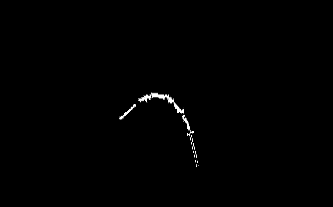
#> input picture sandbox/LineExtraction/images/test21.png, 333 x 207 px
$ python laneDetection.py   (older library calls are emulated)
#> lines starting #> are read from the running program, lines starting #| are printed output that depends on the picture; after the words box and inside, x2 and y2 are one past the last pixel; in counts of white or black regions, pixels touching at a corner belong together
#Stuff to do:
# Fit both f(x) and f(y) -- done
# Change regression model -- not neccessary
# Find R^2 -- done
#Fix classification of contours -- currently only the first one goes into list 2. we need to do that till we have an element in list 2 -- done
#Order/sort all contours by lowest x (figure this out pls)
#Consider comparing by x values too wihle sorting countours as left and right.
import numpy as np
import pandas as pd
import cv2
import os
import glob
import matplotlib.pyplot as plt
import pickle
import math
from sklearn.metrics import r2_score
from sklearn.metrics import mean_squared_error
import imutils
import time


# [207 lines of commented-out code are left out]
class contourObject:

	def __init__(self, contour, extLeft, extRight, midpoint):
		self.contour = contour
		self.extLeft = extLeft
		self.extRight = extRight
		self.midpoint = midpoint

im = cv2.imread("images/test21.png")
#> im is the input picture: shape (207, 333, 3); min 0, max 255, mean 1.3
scale_percent = 400 # percent of original size
width = int(im.shape[1] * scale_percent / 100)
#> width = 1332
height = int(im.shape[0] * scale_percent / 100)
#> height = 828
dim = (width, height)
#> dim = (1332, 828)
# resize image
im = cv2.resize(im, dim, interpolation = cv2.INTER_AREA)
#> im: shape (828, 1332, 3)
t0 = time.time()
height = np.size(im, 0)
width = np.size(im, 1)
# plt.imshow(im)
# plt.show()
imgray = cv2.cvtColor(im, cv2.COLOR_BGR2GRAY)

# [7 lines of commented-out code are left out]
ret, thresh = cv2.threshold(imgray, 127, 255, 0)
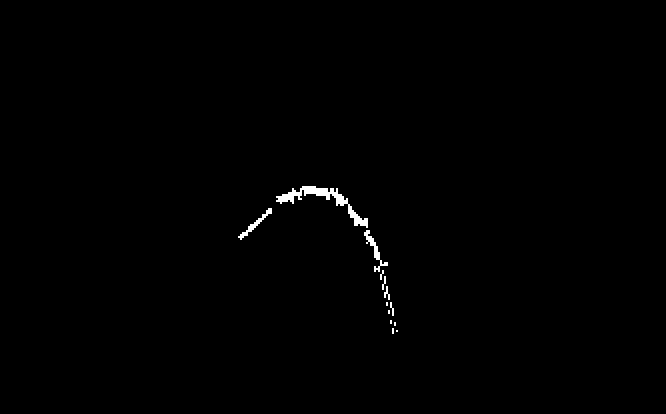
#> thresh: shape (828, 1332) (shown at 1/2 size); 0.49% white; 13 white regions (1 under 20 px)
im2, contours, hierarchy = cv2.findContours(thresh, cv2.RETR_TREE, cv2.CHAIN_APPROX_SIMPLE)
#> contours = 13 contours, 1 with area under 20; largest, box (x1, y1, x2, y2) and area: (552, 372, 736, 456) 2800, (728, 460, 776, 544) 741, (476, 416, 544, 480) 633, (768, 572, 780, 600) 115, (780, 604, 788, 632) 78
# [5 lines of commented-out code are left out]

x = 0;
noElementInList2 = True


array1 = []
array2 = []


arr1XMid = 0
arr1YMid = 0
arr1ExtLeft = 0#tuple(c[c[:, :, 0].argmin()][0])
arr1ExtRight = 0#tuple(c[c[:, :, 0].argmax()][0])
arr2XMid = 0
arr2YMid = 0
arr2ExtLeft = 0#tuple(c[c[:, :, 0].argmin()][0])
arr2ExtRight = 0#tuple(c[c[:, :, 0].argmax()][0])


array1x = []
array1y = []
array2x = []
array2y = []

# [46 lines of commented-out code are left out]

for cnt in contours:
	# if cv2.arcLength(cnt, True) < 67 or cv2.contourArea(cnt) < 34.0:
	#  	continue
	currExtLeft = tuple(cnt[cnt[:, :, 0].argmin()][0])
	currExtRight = tuple(cnt[cnt[:, :, 0].argmax()][0])
	xVal = 0
	yVal = 0
	points = 0
	for pointA in cnt:
		xVal = xVal + pointA[0][0]
		yVal = yVal + pointA[0][1]
		points = points+1
	xVal = xVal/points
	yVal = yVal/points
	cv2.circle(im, (xVal, yVal), 7, (255, 255, 255), -1)
	if x == 0:
		# [5 lines of commented-out code are left out]
		array1.append(contourObject(cnt, currExtLeft, currExtRight, [xVal, yVal]))

		# cv2.drawContours(im, [cnt],0,(0,255,0),2)
		# array1.append([cnt])
	else:
		if noElementInList2:
			# print(((arr1XMid - xVal) ** 2 + (arr1YMid - yVal) ** 2) ** 0.5)
			lowestDist = float("inf")
			for cntObj in array1:
				distListArr1 = [((cntObj.midpoint[0] - xVal) ** 2 + (cntObj.midpoint[1] - yVal) ** 2) ** 0.5 ,
				((cntObj.extRight[0] - currExtLeft[0]) ** 2 + (cntObj.extRight[1] - currExtLeft[1]) ** 2) ** 0.5,
				((cntObj.extLeft[0] - currExtRight[0]) ** 2 + (cntObj.extLeft[1] - currExtRight[1]) ** 2) ** 0.5]
				print(distListArr1)
				lowestDist = min([lowestDist, min(distListArr1)])
			print("Lowest Distance: ",lowestDist)
			#print(min(distListArr1))
			#print(((arr1ExtRight[0] - currExtLeft[0]) ** 2 + (arr1ExtRight[1] - currExtLeft[1]) ** 2) ** 0.5)
			#print(arr1ExtRight)

			if  lowestDist > 140:
				# print(((arr1XMid - xVal) ** 2 + (arr1YMid - yVal) ** 2) ** 0.5)
				array2.append(contourObject(cnt, currExtLeft, currExtRight, [xVal, yVal]))
				# [4 lines of commented-out code are left out]
				noElementInList2 = False
			else:
				array1.append(contourObject(cnt, currExtLeft, currExtRight, [xVal, yVal]))
				# [4 lines of commented-out code are left out]
		else:

			lowestDist1 = float("inf")
			for cntObj in array1:
				distListArr1 = [((cntObj.midpoint[0] - xVal) ** 2 + (cntObj.midpoint[1] - yVal) ** 2) ** 0.5 ,
				((cntObj.extRight[0] - currExtLeft[0]) ** 2 + (cntObj.extRight[1] - currExtLeft[1]) ** 2) ** 0.5,
				((cntObj.extLeft[0] - currExtRight[0]) ** 2 + (cntObj.extLeft[1] - currExtRight[1]) ** 2) ** 0.5]
				lowestDist1 = min([lowestDist1, min(distListArr1)])
			# distListArr1 = [((arr1XMid - xVal) ** 2 + (arr1YMid - yVal) ** 2) ** 0.5 ,
			# ((arr1ExtRight[0] - currExtLeft[0]) ** 2 + (arr1ExtRight[1] - currExtLeft[1]) ** 2) ** 0.5,
			# ((arr1ExtLeft[0] - currExtRight[0]) ** 2 + (arr1ExtLeft[1] - currExtRight[1]) ** 2) ** 0.5]


			lowestDist2 = float("inf")
			for cntObj in array2:
				distListArr2 = [((cntObj.midpoint[0] - xVal) ** 2 + (cntObj.midpoint[1] - yVal) ** 2) ** 0.5 ,
				((cntObj.extRight[0] - currExtLeft[0]) ** 2 + (cntObj.extRight[1] - currExtLeft[1]) ** 2) ** 0.5,
				((cntObj.extLeft[0] - currExtRight[0]) ** 2 + (cntObj.extLeft[1] - currExtRight[1]) ** 2) ** 0.5]
				lowestDist2 = min([lowestDist2, min(distListArr2)])
			# distListArr2 = [((arr2XMid - xVal) ** 2 + (arr2YMid - yVal) ** 2) ** 0.5 ,
			# ((arr2ExtRight[0] - currExtLeft[0]) ** 2 + (arr2ExtRight[1] - currExtLeft[1]) ** 2) ** 0.5,
			# ((arr2ExtLeft[0] - currExtRight[0]) ** 2 + (arr2ExtLeft[1] - currExtRight[1]) ** 2) ** 0.5]
			# print(((arr1XMid - xVal) ** 2 + (arr1YMid - yVal) ** 2) ** 0.5)

			if lowestDist1 > lowestDist2:
				array2.append(contourObject(cnt, currExtLeft, currExtRight, [xVal, yVal]))
				# [5 lines of commented-out code are left out]
			else:
				array1.append(contourObject(cnt, currExtLeft, currExtRight, [xVal, yVal]))
				# [4 lines of commented-out code are left out]

	x = x + 1
#> this loop made 13 passes
#> (xVal, yVal) on pass 13: (647.4, 402.8)
#> (xVal, yVal, noElementInList2) on pass 12: (508.2, 450, False)
#> (printed output is left out)
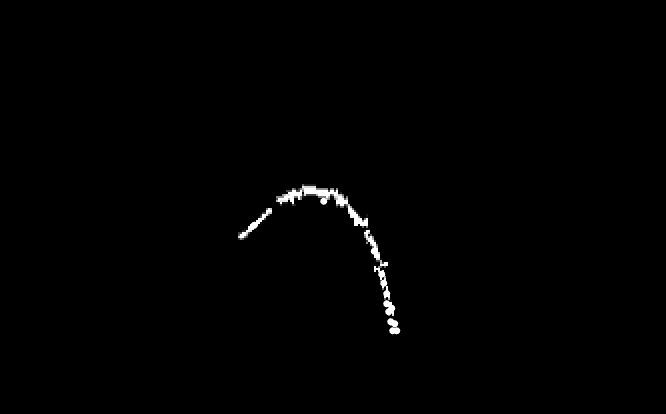
#> im: shape (828, 1332, 3) (shown at 1/2 size); min 0, max 255, mean 1.5
#> after the loop, array1 = 12 items; array2 = 1 item; lowestDist = 188.7; noElementInList2 = False; x = 13

# [20 lines of commented-out code are left out]
print("-----------------------------------------------")
for cntObj in array1:
	cv2.drawContours(im, [cntObj.contour],0,(255,0,0),2)
	# print(cnt.size)
	for pointA in cntObj.contour:
		array1x.append(pointA[0][0])
		array1y.append(pointA[0][1])
#> this loop made 12 passes
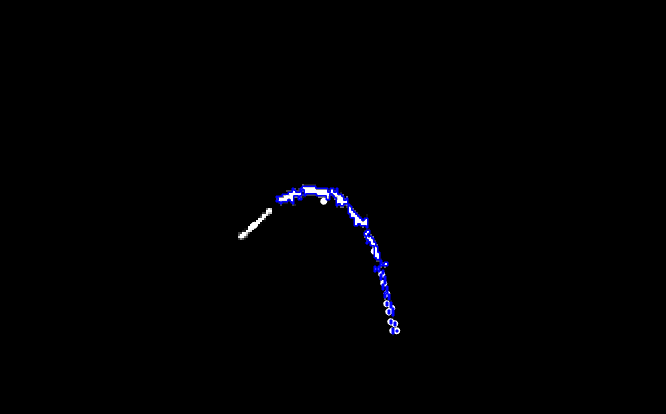
#> im: shape (828, 1332, 3) (shown at 1/2 size); 0.37% of pixels changed, all inside (x1, y1, x2, y2) = (551, 371, 797, 669)
#> after the loop, array1x = 312 values, max 795 at index 2, min 552 at index 167, mean 700.8; array1y = 312 values, max 667 at index 5, min 372 at index 146, mean 471.7
		# print(cnt)
		# array1.append([cnt])
for cntObj in array2:
	cv2.drawContours(im, [cntObj.contour],0,(0,0,255),2)
	for pointA in cntObj.contour:
		array2x.append(pointA[0][0])
		array2y.append(pointA[0][1])
#> this loop made 1 pass
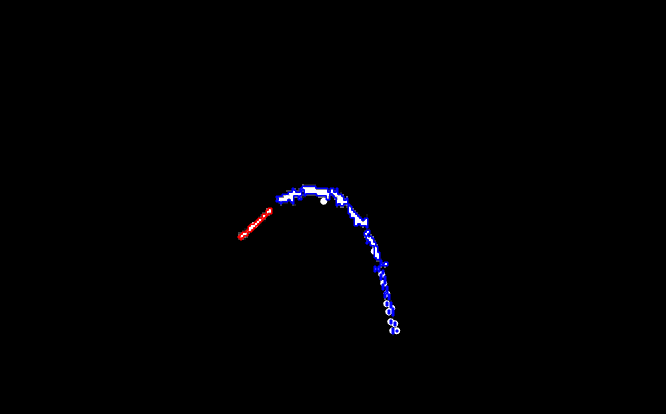
#> im: shape (828, 1332, 3) (shown at 1/2 size); 0.07% of pixels changed, all inside (x1, y1, x2, y2) = (475, 415, 545, 481)
#> after the loop, array2x = 76 values, max 543 at index 74, min 476 at index 33, mean 508.2; array2y = 76 values, max 479 at index 37, min 416 at index 0, mean 450
		# print(cnt)
		# array1.append([cnt])


cv2.drawContours(im, [contours[2]],0,(0,255,0),2)
#> im: shape (828, 1332, 3); 0.01% of pixels changed, all inside (x1, y1, x2, y2) = (787, 643, 793, 653)
# cv2.imshow("", im)
# cv2.waitKey(0);

# print(len(array1x))
# print(array1y)
l_funcx_points = []
l_funcx_ypred = []

l_funcy_points = []
l_funcy_xpred = []

r_funcx_points = []
r_funcx_ypred = []

r_funcy_points = []
r_funcy_xpred = []


# [8 lines of commented-out code are left out]


if len(array1x) > 0:

	#fit y = x^2
	l = np.polyfit(array1x, array1y, 2)
#> l = [0.0103, -12.95, 4441.2]
	x1 = np.linspace(0, width, 400)
#> x1 = 400 values from 0 to 1332
	for i in x1:
		# y1 = l[0] * i**5 + l[1] * i**4 + l[2] * i**3 + l[3] * i**2 + l[4] * i + l[5]
		y1 = l[0] * i**2 + l[1] * i**1 + l[2]
		# y1 = l[0] * i + l[1]
		if y1 < height and y1 > 0:
			l_funcx_points.append([i, y1])
#> this loop made 400 passes
#> y1 on passes 1 to 3: 4441.2, 4398.1, 4355.2
#> after the loop, l_funcx_points = 126 pairs, first value 420.6 to 837.9, second value 366.5 to 815.6
	for i in array1x:
		y1 = l[0] * i**2 + l[1] * i**1 + l[2]
		# y1 = l[0] * i**5 + l[1] * i**4 + l[2] * i**3 + l[3] * i**2 + l[4] * i + l[5]
		# y1 = l[0] * i + l[1]
		l_funcx_ypred.append(y1)
#> this loop made 312 passes
#> (i, y1) on passes 1 to 3: (792, 639.8), (792, 639.8), (795, 650)
#> after the loop, l_funcx_ypred = 312 values, max 650 at index 2, min 366.5 at index 211, mean 471.7


	#fit x = y^2 -- for hairpin
	l = np.polyfit(array1y, array1x, 2)  #Switched for hairpin
#> l = [-0.00344, 4.13, -459]
	y1 = np.linspace(0, height, 400)
#> y1 = 400 values from 0 to 828
	for i in y1:
		x1 = l[0] * i**2 + l[1] * i**1 + l[2]
		# x1 = l[0] * i**5 + l[1] * i**4 + l[2] * i**3 + l[3] * i**2 + l[4] * i + l[5]
		# x1 = l[0] * i + l[1]
		if x1 < width and x1 > 0:
			l_funcy_points.append([x1, i]) #Switched for hairpin
#> this loop made 400 passes
#> x1 on passes 1 to 3: -459, -450.4, -441.9
#> after the loop, l_funcy_points = 340 pairs, first value 2.31 to 783.4, second value 124.5 to 828
	for i in array1y:
		x1 = l[0] * i**2 + l[1] * i**1 + l[2]
		# x1 = l[0] * i**5 + l[1] * i**4 + l[2] * i**3 + l[3] * i**2 + l[4] * i + l[5]
		# x1 = l[0] * i + l[1]
		l_funcy_xpred.append(x1)
#> this loop made 312 passes
#> (i, x1) on passes 1 to 3: (660, 771.6), (663, 770.3), (663, 770.3)
#> after the loop, l_funcy_xpred = 312 values, max 783.4 at index 44, min 602.8 at index 146, mean 700.8

	# [8 lines of commented-out code are left out]

	if mean_squared_error(array1y, l_funcx_ypred) < mean_squared_error(array1x, l_funcy_xpred):
		l_points = np.array(l_funcx_points, dtype=np.int32)
#> l_points = 126 pairs, first value 420 to 837, second value 366 to 815
		cv2.polylines(im, [l_points], 0, (255,0,0))
	else:
		l_points = np.array(l_funcy_points, dtype=np.int32)
		cv2.polylines(im, [l_points], 0, (255,0,0))


if len(array2x) > 0:

	#fit y = x^2
	r = np.polyfit(array2x, array2y, 2)
#> r = [-0.00233, 1.51, 287.3]
	x2 = np.linspace(0, width, 400)
#> x2 = 400 values from 0 to 1332
	for i in x2:
		y2 = r[0] * i**2 + r[1] * i**1 + r[2]
		# y2 = r[0] * i**5 + r[1] * i**4 + r[2] * i**3 + r[3] * i**2 + r[4] * i + r[5]
		# y2 = r[0] * i + r[1]
		if y2 < height and y2 > 0:
			r_funcx_points.append([i, y2])
#> this loop made 400 passes
#> y2 on passes 1 to 3: 287.3, 292.4, 297.3
#> after the loop, r_funcx_points = 240 pairs, first value 0 to 797.9, second value 4.88 to 530.9
	for i in array2x:
		y2 = r[0] * i**2 + r[1] * i**1 + r[2]
		# y2 = r[0] * i**5 + r[1] * i**4 + r[2] * i**3 + r[3] * i**2 + r[4] * i + r[5]
		# y2 = r[0] * i + r[1]
		r_funcx_ypred.append(y2)
#> this loop made 76 passes
#> (i, y2) on passes 1 to 12: (536, 425.1), (536, 425.1), (535, 426.1), (532, 429), (532, 429), (531, 430), (524, 436.7), (524, 436.7), (523, 437.6), (516, 444), (516, 444), (515, 444.9)
#> after the loop, r_funcx_ypred = 76 values, max 476.3 at index 33, min 418 at index 74, mean 450

	#fit x = y^2
	r = np.polyfit(array2y, array2x, 2)
#> r = [-0.00293, 1.57, 394.2]
	y2 = np.linspace(0, width, 400)
#> y2 = 400 values from 0 to 1332
	for i in y2:
		x2 = r[0] * i**2 + r[1] * i**1 + r[2]
		# x2 = r[0] * i**5 + r[1] * i**4 + r[2] * i**3 + r[3] * i**2 + r[4] * i + r[5]
		# x2 = r[0] * i + r[1]
		if x2 < width and x2 > 0:
			r_funcy_points.append([x2, i])
#> this loop made 400 passes
#> x2 on passes 1 to 3: 394.2, 399.4, 404.6
	for i in array2y:
		x2 = r[0] * i**2 + r[1] * i**1 + r[2]
		# x2 = r[0] * i**5 + r[1] * i**4 + r[2] * i**3 + r[3] * i**2 + r[4] * i + r[5]
		# x2 = r[0] * i + r[1]
		r_funcy_xpred.append(x2)
#> this loop made 76 passes
#> i on passes 1 to 12: 416, 419, 420, 420, 427, 428, 428, 435, 436, 436, 439, 440

	# [4 lines of commented-out code are left out]

	if mean_squared_error(array2y, r_funcx_ypred) < mean_squared_error(array2x, r_funcy_xpred):
		r_points = np.array(r_funcx_points, dtype=np.int32)
		cv2.polylines(im, [r_points], 0, (0,0,255))
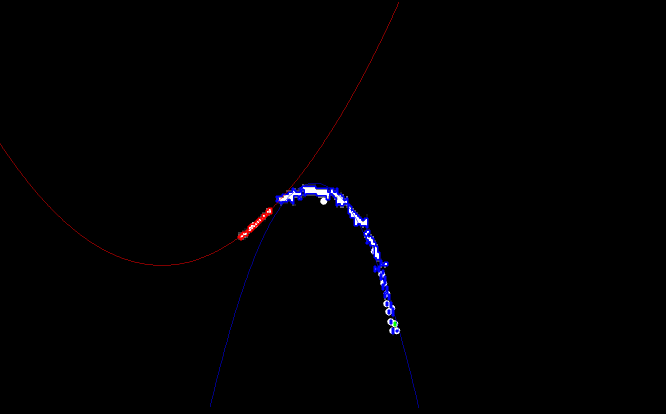
#> im: shape (828, 1332, 3) (shown at 1/2 size); mean B, G, R 1.9, 0.7, 1.1
	else:
		r_points = np.array(r_funcy_points, dtype=np.int32)
		cv2.polylines(im, [r_points], 0, (0,0,255))


# print(len(l_points[0][0]))
t1 = time.time()
# print(t1 - t0)


# print(len(l_points[0][0]))


cv2.imshow("", im)
cv2.waitKey(0)
# [54 lines of commented-out code are left out]

$ run again, with sandbox/LineExtraction/images/test10.png copied over sandbox/LineExtraction/images/test21.png
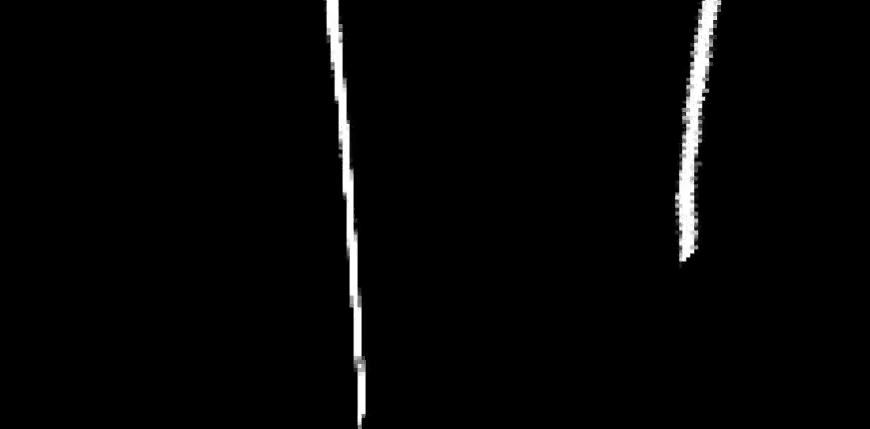
#> input picture sandbox/LineExtraction/images/test10.png, 870 x 429 px
#> im is the input picture: shape (429, 870, 3); min 0, max 255, mean 5.3
#> `ret, thresh = cv2.threshold(imgray, 127, 255, 0)`:
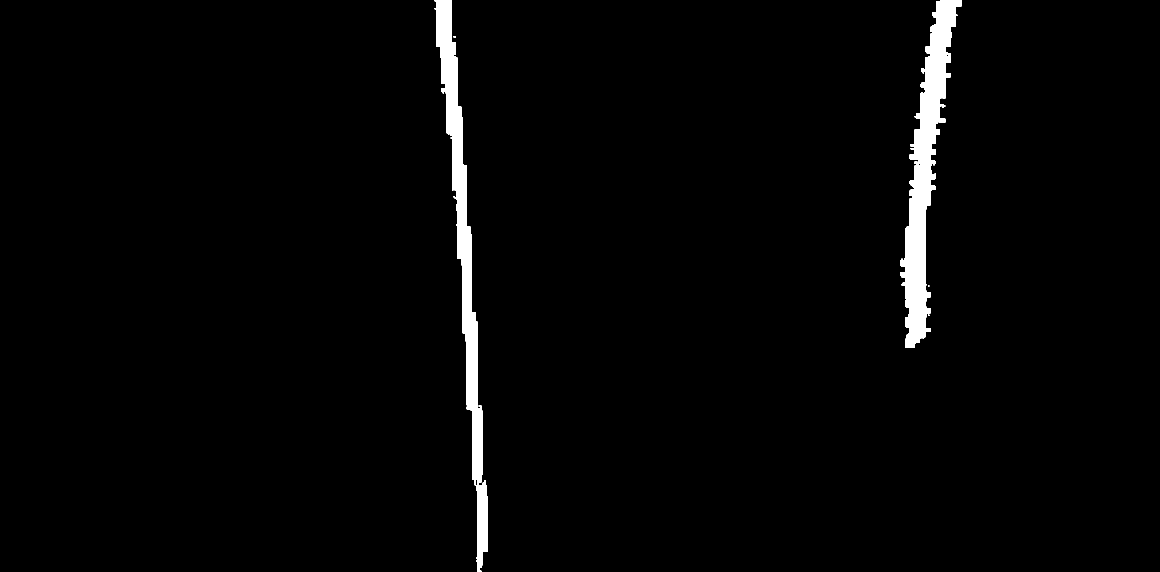
#> thresh: shape (1716, 3480) (shown at 1/3 size); 2.1% white; 6 white regions (2 under 20 px)
#> contours = 10 contours, 2 with area under 20; largest, box (x1, y1, x2, y2) and area: (2700, 0, 2884, 1044) 62800, (1304, 0, 1464, 1716) 59301, (1427, 1439, 1433, 1457) 83, (2828, 312, 2836, 324) 46, (2739, 591, 2745, 597) 23, (2755, 491, 2761, 497) 23, (2839, 163, 2845, 169) 23, (1360, 108, 1368, 112) 21
#> the loop `for cnt in contours:` made 10 passes
#> (xVal, yVal, noElementInList2) on pass 3: (2831.4, 317.5, False)
#> (printed output is left out)
#> after the loop `for cnt in contours:`: array1 = 5 items; lowestDist = 539.4; noElementInList2 = False; x = 10
#> the loop `for cntObj in array1:` made 5 passes
#> after the loop `for cntObj in array1:`: array1x = 451 values, max 2883 at index 433, min 2700 at index 191, mean 2771.8; array1y = 451 values, max 1043 at index 249, min 0 at index 8, mean 519.9
#> the loop `for cntObj in array2:` made 5 passes
#> after the loop `for cntObj in array2:`: array2x = 250 values, max 2844 at index 17, min 1304 at index 22, mean 1493.9; array2y = 250 values, max 1715 at index 155, min 0 at index 22, mean 798.3
#> `l = np.polyfit(array1x, array1y, 2)`: l = [-0.00239, 8.81, -5529.6]
#> the loop `for i in x1:` made 400 passes
#> y1 on passes 1 to 3: -5529.6, -5453, -5376.6
#> after the loop `for i in x1:`: l_funcx_points = 100 pairs, first value 802.4 to 2878.2, second value 2.06 to 1704.3
#> the loop `for i in array1x:` made 451 passes
#> (i, y1) on passes 1 to 3: (2784, 469.4), (2784, 469.4), (2787, 455.9)
#> after the loop `for i in array1x:`: l_funcx_ypred = 451 values, max 830.8 at index 191, min 0.141 at index 433, mean 519.9
#> `l = np.polyfit(array1y, array1x, 2)`: l = [0.000118, -0.21, 2838.7]
#> the loop `for i in y1:` made 400 passes
#> x1 on passes 1 to 3: 2838.7, 2837.8, 2836.9
#> after the loop `for i in y1:`: l_funcy_points = 400 pairs, first value 2745 to 2838.7, second value 0 to 1716
#> the loop `for i in array1y:` made 451 passes
#> (i, x1) on passes 1 to 3: (944, 2745.3), (947, 2745.3), (947, 2745.3)
#> after the loop `for i in array1y:`: l_funcy_xpred = 451 values, max 2838.7 at index 8, min 2745 at index 291, mean 2771.8
#> l_points = 400 pairs, first value 2744 to 2838, second value 0 to 1716
#> `r = np.polyfit(array2x, array2y, 2)`: r = [-0.00822, 34.31, -30950.8]
#> the loop `for i in x2:` made 400 passes
#> y2 on passes 1 to 3: -30950.8, -30652.2, -30354.8
#> after the loop `for i in x2:`: r_funcx_points = 34 pairs, first value 1325.7 to 2852, second value 50.19 to 1674.2
#> the loop `for i in array2x:` made 250 passes
#> (i, y2) on passes 1 to 3: (2828, 347.4), (2828, 347.4), (2831, 310.8)
#> after the loop `for i in array2x:`: r_funcx_ypred = 250 values, max 1651 at index 168, min -188.4 at index 22, mean 798.3
#> `r = np.polyfit(array2y, array2x, 2)`: r = [0.000189, -0.456, 1680.7]
#> the loop `for i in y2:` made 400 passes
#> x2 on passes 1 to 3: 1680.7, 1676.7, 1672.8
#> the loop `for i in array2y:` made 250 passes
#> i on passes 1 to 3: 312, 323, 323
